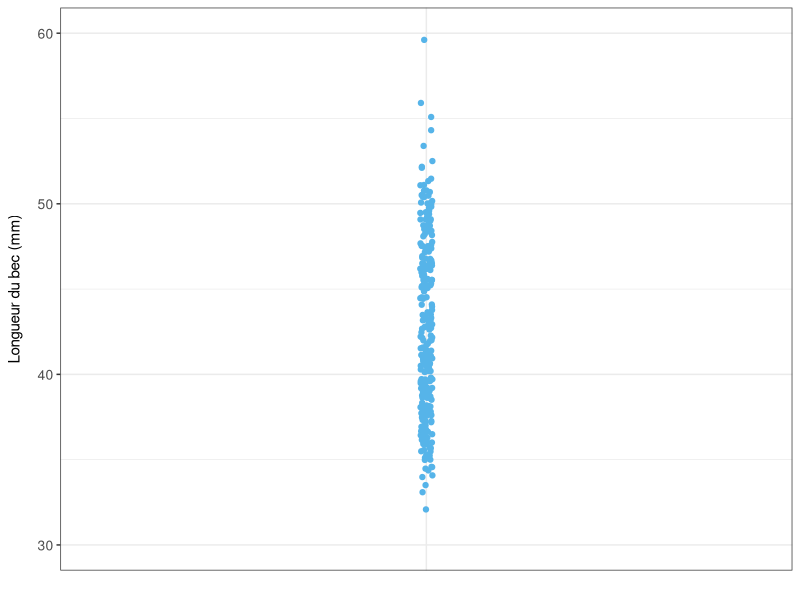
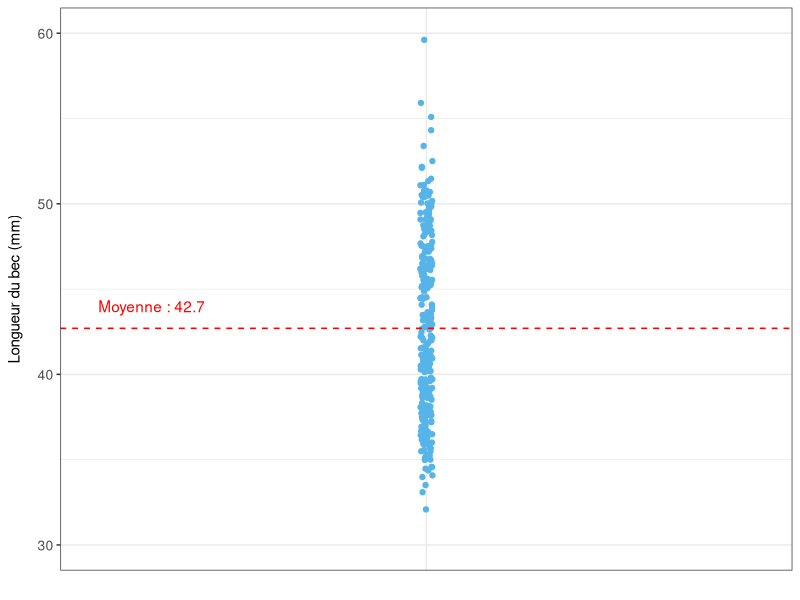
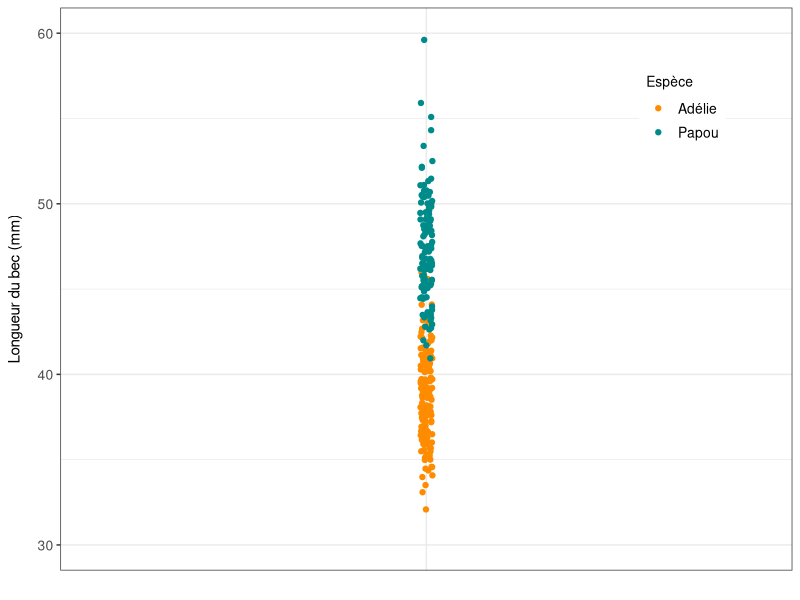

Write the R code that produced these figures, in order.
## ---- chunk 1
#| echo: false
#| output: false

library(palmerpenguins)
library(dplyr)
library(ggplot2)
## ---- chunk 2
#| echo: false
#| warning: false
#| fig-align: center

set.seed(1234)

penguins %>%
  filter(species %in% c("Adelie", "Gentoo")) %>%
  ggplot(data = ., aes(x = "", y = bill_length_mm)) +
  geom_jitter(
    colour = "#56B4E9",
    width = 0.01, 
    show.legend = FALSE
  ) +
  theme_bw() +
  scale_y_continuous(breaks = c(30, 40,50, 60), limits = c(30,60)) +
  labs(y = "Longueur du bec (mm)") +
  theme(
    axis.title.x = element_blank(),
    axis.ticks.x = element_blank(),
    axis.title.y = element_text(size = 11, margin = margin(r = 10)),
    axis.text = element_text(size = 10)
  )
## ---- chunk 3
#| echo: false
#| output: false

y_bar = penguins %>%
  filter(species %in% c("Adelie", "Gentoo")) %>%
  pull(bill_length_mm) %>%
  mean(na.rm = TRUE) %>%
  round(2)

## ---- chunk 4
#| echo: false
#| warning: false
#| fig-align: center

set.seed(1234)

penguins %>%
  filter(species %in% c("Adelie", "Gentoo")) %>%
  ggplot(data = ., aes(x = "", y = bill_length_mm)) +
  geom_jitter(
    colour = "#56B4E9",
    width = 0.01, 
    show.legend = FALSE
  ) +
  geom_hline(
    yintercept = y_bar,
    color = "red",
    linetype = "dashed",
    linewidth = 0.5
  ) +
  annotate(
    "text",
    x = 0.55,
    y = y_bar + 1.3,
    label = paste("Moyenne :", y_bar),
    color = "red"
  ) +
  theme_bw() +
  scale_y_continuous(breaks = c(30, 40,50, 60), limits = c(30,60)) +
  labs(y = "Longueur du bec (mm)") +
  theme(
    axis.title.x = element_blank(),
    axis.ticks.x = element_blank(),
    axis.title.y = element_text(size = 11, margin = margin(r = 10)),
    axis.text = element_text(size = 10)
  )
## ---- chunk 5
#| echo: false
#| warning: false
#| fig-align: center

set.seed(1234)

penguins %>%
  filter(species %in% c("Adelie", "Gentoo")) %>%
  ggplot(data = ., aes(x = "", y = bill_length_mm, colour = species)) +
  geom_jitter(width = 0.01) +
  scale_color_manual(
    values = c("Adelie" = "darkorange", "Gentoo" = "cyan4"),
    labels = c("Adelie" = "Adélie", "Gentoo" = "Papou")
  ) +
  theme_bw() +
  labs(
    y = "Longueur du bec (mm)",
    colour = "Espèce"
  ) +
  scale_y_continuous(breaks = c(30, 40,50, 60), limits = c(30,60)) +
  theme(
    axis.title.x = element_blank(),
    axis.ticks.x = element_blank(),
    legend.position = c(0.85, 0.82),
    legend.background = element_rect(fill = "white", colour = NA),
    axis.text = element_text(size = 10),
    axis.title.y = element_text(size = 11, margin = margin(r = 10)),
    legend.text = element_text(size = 10),
    legend.title = element_text(size = 10)
  )
